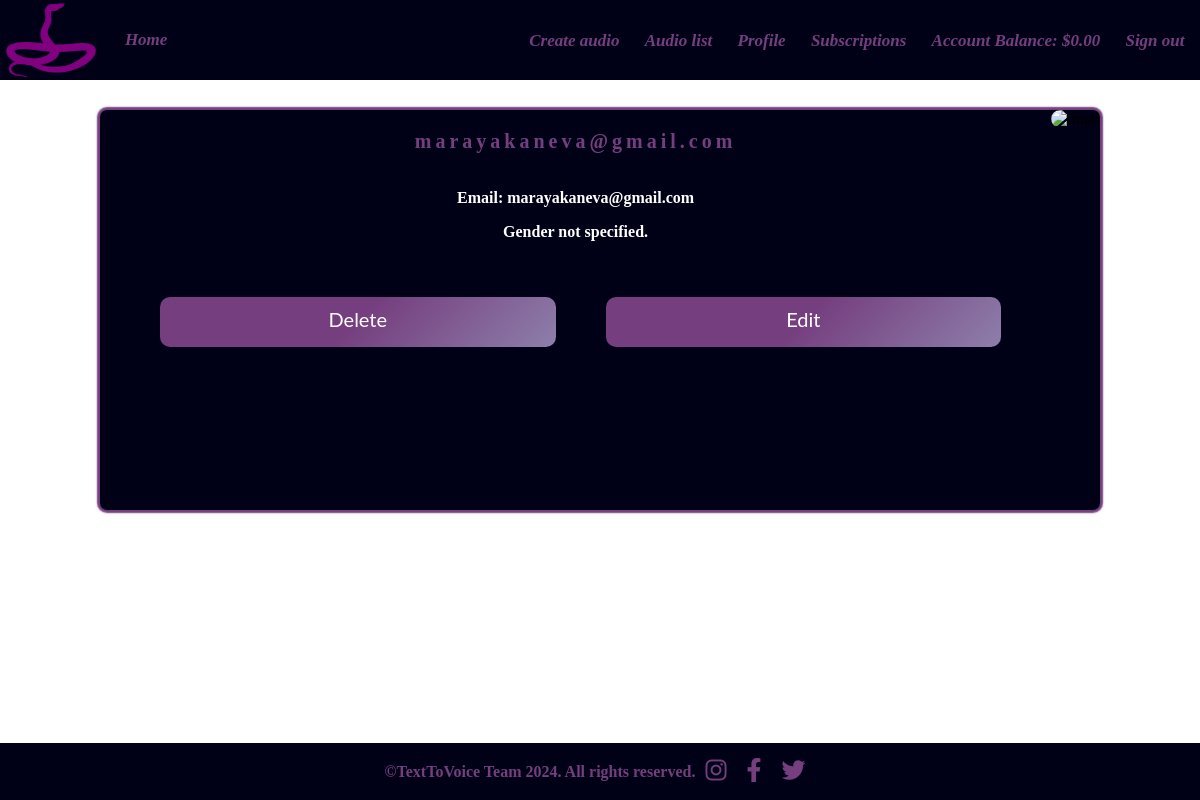
The app's page /profile/12/details/ (signed in) with its own data.
### text_to_speech/accounts/models.py (models this page shows)
class TextToVoiceUser(auth_models.AbstractBaseUser, auth_models.PermissionsMixin):  # 3. Way
    email = models.EmailField(
        _("email address"),  # we want to use email
        unique=True,
        error_messages={
            "unique": _("A user with that email already exists."),
        },
    )
    date_joined = models.DateTimeField(_("date joined"), default=timezone.now)
    is_staff = models.BooleanField(
        default=False,
    )
    is_active = models.BooleanField(
        default=True,
    )
    USERNAME_FIELD = "email"
    objects = TextToVoiceUserManager()

### text_to_speech/profiles/models.py (models this page shows, shortened)
class Profile(IHaveUser, models.Model):
    MAX_FIRST_NAME_LENGTH = 25
    MAX_LAST_NAME_LENGTH = 25
    first_name = models.CharField(
        max_length=MAX_FIRST_NAME_LENGTH,
        null=True,
        blank=True,
    )
    last_name = models.CharField(
        max_length=MAX_LAST_NAME_LENGTH,
        null=True,
        blank=True,
    )
    date_of_birth = models.DateField(
        blank=True,
        null=True,
    )
    profile_picture = models.URLField(
        blank=True,
        null=True,
    )
    GENDER_CHOICES = [
        ('', 'Not Specified'),
        ('M', 'Male'),
        ('F', 'Female'),
    ]
    gender = models.CharField(
        max_length=1,
        choices=GENDER_CHOICES,
        blank=True,
        null=True)
    account_balance = models.DecimalField(
        max_digits=10,
        decimal_places=2,
        default=0
    )
    @property
    def full_name(self):
        if self.first_name and self.last_name:
            return f"{self.first_name} {self.last_name}"
        return self.first_name or self.last_name

### text_to_speech/profiles/views.py (the view)
# urls.py: path('details/', ProfileDetailsView.as_view(), name='profile-detail'),
class ProfileDetailsView(OwnerRequiredMixin, auth_mixin.LoginRequiredMixin, views.DetailView):  # Add "OwnerRequiredMixin" if needed
    queryset = Profile.objects \
        .prefetch_related('user') \
        .all()
    template_name = "profiles/profile-details.html"

### text_to_speech/core/owner_required_view_mixins.py (called while the page is built)
    def get_object(self, queryset=None):
        obj = super().get_object(queryset=queryset)
        obj_user = getattr(obj, self.user_field, None)
        if obj_user != self.request.user:
            raise PermissionDenied
        return obj

### templates/profiles/profile-details.html (shortened to what this page needs)
{% extends 'base.html' %}
{% block main_content %}
    <section id="detailsPage">
        <div class="wrapper">
            <div class="profilePage">
                {% if object.profile_picture %}
                    <img src="{{ object.profile_picture }}" alt="img8" />
                {% else %}
                    <img src="https://cdn.pixabay.com/photo/2015/10/05/22/37/blank-profile-picture-973460_960_720.png" alt="img8" />
              {% endif %}
            </div>
            <div>
                <br>
            <div class="profile-details-page">
                <h2>{{ object.user.email }}</h2>
            </div>
            <br>
            <div class="profile-details-infos">
                <p class="email">Email: {{ object.user.email }}</p>
                {% if object.gender %}
                    <p class="email">Gender: {{ object.gender }}</p>
                {% else %}
                    <p class="email">Gender not specified.</p>
                {% endif %}
            </div>
            </div>
            <div class="profileText">
                {% if object.pk == request.user.pk %}
                    <div class="actionBtn">
                        <a href="{% url 'delete-profile' pk=object.pk%}" class="remove">Delete</a>
                        <a href="{% url 'edit-profile' pk=request.user.pk%}" class="remove">Edit</a>
                    </div>
                {% endif %}
            </div>
        </div>
    </section>
{% endblock %}

### templates/partials/header.html
{% load static %}
<header>
    <nav>
        <img src="{% static '/images/snake-4-xxl.png' %}" alt="voice" />
        <a href="{% url 'index' %}"></a>
        <a href="{% url 'index' %}">
            <i>Home</i>
        </a>
        <ul>
            {% if not request.user.is_authenticated %}
            <li>
                <a href="{% url 'signin user' %}">
                    <i>Sign in</i>
                </a>
            </li>
            <li>
                <a href="{% url 'signup user' %}">
                    <i>Sign up</i>
                </a>
            </li>
            <li>
                <a href="{% url 'view_plans' %}">
                    <i>Subscription Plans</i>
                </a>
            </li>
            {% else %}
            <li>
                <a href="{% url 'audiofile_create' %}">
                    <i>Create audio</i>
                </a>
            </li>
            <li>
                <a href="{% url 'audiofile-list' %}">
                    <i>Audio list</i>
                </a>
            </li>
            <li>
                <a href="{% url 'profile-detail' pk=request.user.pk %}">
                    <i>Profile</i>
                </a>
            </li>
            <li>
                <a href="{% url 'view_plans' %}">
                    <i>Subscriptions</i>
                </a>
            </li>
                <li>
                    <a href="{% url 'account-balance' pk=request.user.pk%}">
                        <i>Account Balance: ${{ request.user.profile.account_balance }}</i>
                    </a>
                </li>
            <li>
                <a href="{% url 'signout user' %}">
                    <i>Sign out</i>
                </a>
            </li>
            {% endif %}
        </ul>
    </nav>
</header>

### static/css/style.css (style rules this page uses)
body { background-image: url('https://datadriveninvestor.s3.amazonaws.com/uploads/2020/10/voice.jpg'); background-size: cover; margin:0px; }
nav, footer { background-color: #000116; width: 100%; display: flex; font-size: 16px; justify-content: space-around; align-items: center; padding: 0 5px 0 3px; margin: 0; color: white; }
nav a { text-decoration: none; border-radius: 50%; padding: 0.5em; color: #753e7e; font-size: 17px; font-weight: bolder; position: relative; }
nav ul { margin: 0 0 0 auto; }
nav ul li { display: inline; margin: 0 2px; }
li::before { display: inline; }
nav > img { width: 90px; height: 80px; margin-left: 0.2em; margin-right: 0.2em; }
.wrapper { height: 400px; width: 1000px; border-radius: 7px 7px 7px 7px; box-shadow: 0 0 1.5px 3px #753e7e; margin: 30px auto 200px; background-color: #000116; }
.albumCover img, .profilePage img { border-radius: 19px 7px 7px 19px; height: 100%; }
.albumText, .profileText { padding-left: 10px; padding-top: 20px; }
.actionBtn { display: flex; text-align: center; left: auto; top: auto; right: 0; bottom: 0; margin-left: 50px; }
.actionBtn > a { width: 200%; height: 50px; cursor: pointer; border: none; border-radius: 10px; display: inline; align-items: center; justify-content: center; background-color: #753e7e; background-image: linear-gradient(315deg, #b8f0f9 0%, #753e7e 74%); background-size: 200% 100%; background-position: left; background-repeat: no-repeat; transition: 500ms; color: white; font-family: "Lato", serif; font-size: 20px; margin-bottom: 10px; margin-top: 20px; padding: 10px; text-decoration: none; margin-right: 50px; }
* { box-sizing: border-box; }
p { color: white; }
.profilePage { float: right; height: 100%; width: auto; margin-right: 0px; }
.profile-details-page h2 { font-size: 20px; color: #753e7e; letter-spacing: 0.2em; margin: 2px auto; text-align: center; }
.profile-details-infos p { text-align: center; color: #ffffff; font-size: 16px; font-weight: bold; }

### records on screen
TextToVoiceUser: user.profile.account_balance "0.00"
Profile: user.email "marayakaneva@gmail.com"
